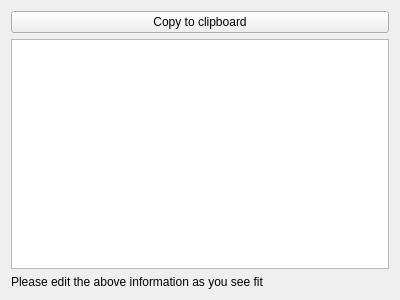
<?xml version="1.0" encoding="UTF-8"?>
<ui version="4.0">
 <class>SystemInformationDisplayWidget</class>
 <widget class="QWidget" name="SystemInformationDisplayWidget">
  <property name="geometry">
   <rect>
    <x>0</x>
    <y>0</y>
    <width>400</width>
    <height>300</height>
   </rect>
  </property>
  <property name="windowTitle">
   <string>Form</string>
  </property>
  <layout class="QVBoxLayout" name="verticalLayout">
   <item>
    <layout class="QHBoxLayout" name="horizontalLayout">
     <item>
      <widget class="QPushButton" name="CopyToClipboardPushButton">
       <property name="text">
        <string>Copy to clipboard</string>
       </property>
      </widget>
     </item>
    </layout>
   </item>
   <item>
    <widget class="QTextEdit" name="textEdit"/>
   </item>
   <item>
    <widget class="QLabel" name="label">
     <property name="text">
      <string>Please edit the above information as you see fit</string>
     </property>
    </widget>
   </item>
  </layout>
 </widget>
 <resources/>
 <connections/>
</ui>
